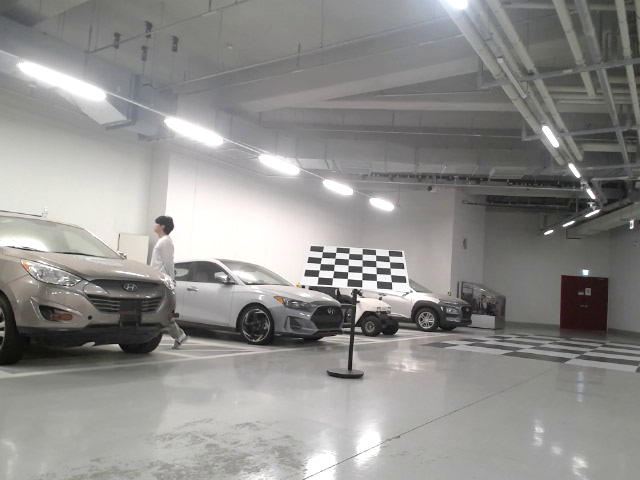
#> input picture example/Image/000000.png, 640 x 480 px; its folder holds 4 pictures in this run
$ python intrinsic_calibaration.py
#> lines starting #> are read from the running program, lines starting #| are printed output that depends on the picture
import cv2
import numpy as np
import glob
import os

import yaml

# custom YAML dumper to force inline lists for "data" fields
class InlineListDumper(yaml.SafeDumper):
    pass

def represent_inline_list(dumper, data):
    return dumper.represent_sequence('tag:yaml.org,2002:seq', data, flow_style=True)

# register this behavior for all Python lists
InlineListDumper.add_representer(list, represent_inline_list)

def save_ros_yaml(cameraMatrix, distCoeffs, image_size, save_path="configs/example.yaml"):
    fx = float(cameraMatrix[0, 0])
    fy = float(cameraMatrix[1, 1])
    cx = float(cameraMatrix[0, 2])
    cy = float(cameraMatrix[1, 2])

    ros_yaml = {
        "camera_name": "my_camera",
        "image_width": int(image_size[0]),
        "image_height": int(image_size[1]),
        "camera_matrix": {
            "rows": 3,
            "cols": 3,
            "data": [
                round(fx, 8), 0.0, round(cx, 8),
                0.0, round(fy, 8), round(cy, 8),
                0.0, 0.0, 1.0
            ]
        },
        "distortion_model": "plumb_bob",
        "distortion_coefficients": {
            "rows": 1,
            "cols": 5,
            "data": [round(float(x), 8) for x in distCoeffs.flatten()]
        },
        "rectification_matrix": {
            "rows": 3,
            "cols": 3,
            "data": [
                1.0, 0.0, 0.0,
                0.0, 1.0, 0.0,
                0.0, 0.0, 1.0
            ]
        },
        "projection_matrix": {
            "rows": 3,
            "cols": 4,
            "data": [
                round(fx, 8), 0.0, round(cx, 8), 0.0,
                0.0, round(fy, 8), round(cy, 8), 0.0,
                0.0, 0.0, 1.0, 0.0
            ]
        }
    }

    with open(save_path, 'w') as f:
        yaml.dump(ros_yaml, f, Dumper=InlineListDumper, default_flow_style=False, sort_keys=False)

    print(f"Saved to {save_path} in ROS camera_info format.")

def run(images,
        checkerboard):
#> called with checkerboard = (6, 5)
    if not images:
        print("No images found in", image_dir)
        exit(1)
    # Prepare 3D object points in the checkerboard's coordinate space
    objp = np.zeros((CHECKERBOARD[0] * CHECKERBOARD[1], 3), np.float32)
    objp[:, :2] = np.mgrid[0:CHECKERBOARD[0], 0:CHECKERBOARD[1]].T.reshape(-1, 2)
    objp *= SQUARE_SIZE
    # Arrays to store object points and image points from all images
    objpoints = []  # 3D points in real world space
    imgpoints = []  # 2D points in image plane
    for fname in images:
        img = cv2.imread(fname)
#> img is the input picture: shape (480, 640, 3); mean B, G, R 141, 142.6, 143.9
        gray = cv2.cvtColor(img, cv2.COLOR_BGR2GRAY)
        # Find the chess board corners
        ret, corners = cv2.findChessboardCorners(gray, checkerboard,
                                                cv2.CALIB_CB_ADAPTIVE_THRESH + cv2.CALIB_CB_NORMALIZE_IMAGE)
#> ret = False; corners = None
        if ret:
            objpoints.append(objp)
            corners2 = cv2.cornerSubPix(gray, corners, (11, 11), (-1, -1),
                                        criteria=(cv2.TERM_CRITERIA_EPS + cv2.TERM_CRITERIA_MAX_ITER, 30, 0.001))
            imgpoints.append(corners2)
            # Draw and display the corners
            cv2.drawChessboardCorners(img, checkerboard, corners2, ret)
            cv2.imshow('Corners', img)
            cv2.waitKey(10)
    cv2.destroyAllWindows()
    # === Perform calibration ===
    ret, cameraMatrix, distCoeffs, rvecs, tvecs = cv2.calibrateCamera(
        objpoints, imgpoints, gray.shape[::-1], None, None
    )
    # === Print results ===
    print("Camera matrix (K):")
    print(cameraMatrix)
    print("\nDistortion coefficients (D):")
    print(distCoeffs.ravel())
    print(f"\nHeight : {img.shape[0]}, Width : {img.shape[1]}")
#| Height : 480, Width : 640
    for i in range(5):
        img = cv2.imread(images[i])
        undistorted = cv2.undistort(img, cameraMatrix, distCoeffs, None)
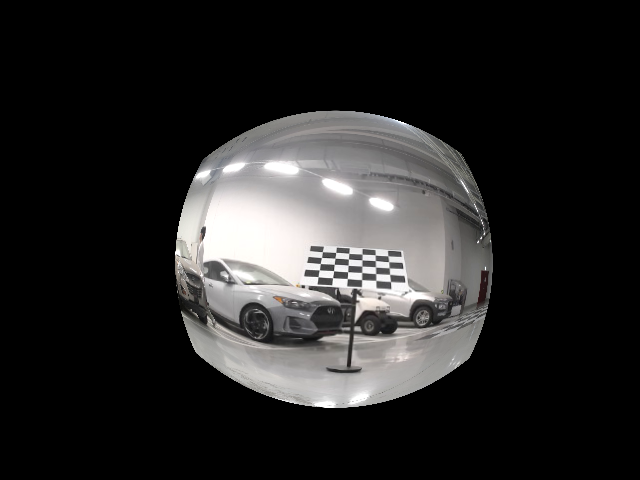
#> undistorted: shape (480, 640, 3); mean B, G, R 38.3, 38.5, 39.1
        concat = np.hstack((img, undistorted))
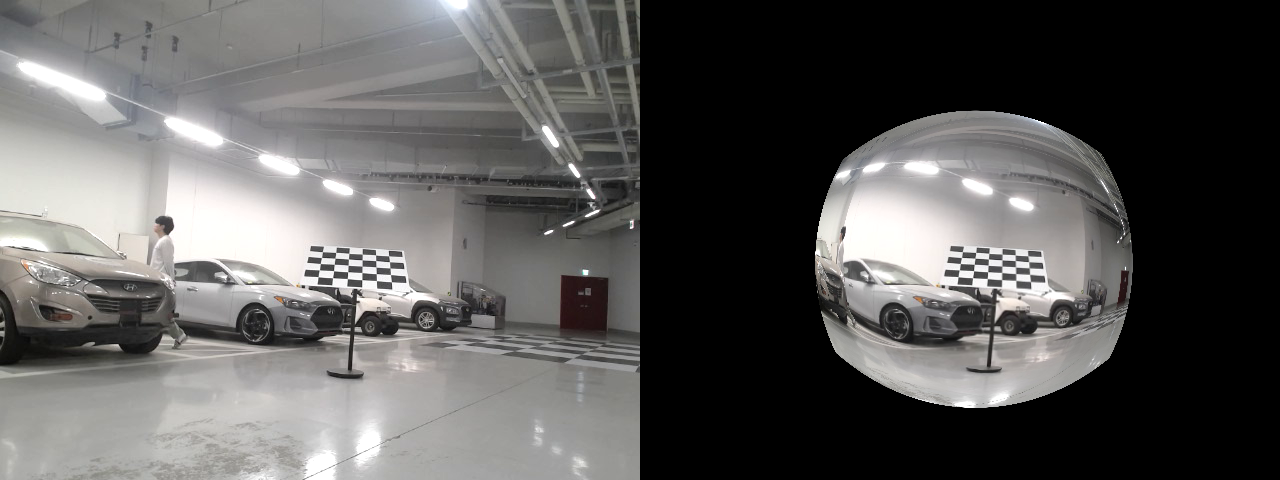
#> concat: shape (480, 1280, 3); mean B, G, R 89.6, 90.6, 91.5
        cv2.imshow(f"Distortion {i+1} (Original | Undistorted)", concat)
        print(f"Showing image {i+1}/5. Press any key to continue...")
        key = cv2.waitKey(0)  # waits indefinitely for a key press
#> (key Esc is pressed here)
        if key == 27:  # ESC key to exit early
            print("Stopped by user.")
            break

    save_ros_yaml(cameraMatrix=cameraMatrix, distCoeffs=distCoeffs, image_size=(img.shape[0], img.shape[1]))
    cv2.destroyAllWindows()

if __name__ == '__main__':
    # === Checkerboard settings ===
    CHECKERBOARD = (6, 5)  # number of internal corners per chessboard row and column
    SQUARE_SIZE = 0.15       # size of a square (e.g. in meters)
    # === Load all calibration images ===
    image_dir = "example/Image"  # Folder containing chessboard images
    all_images = glob.glob(os.path.join(image_dir, "*.png")) + glob.glob(os.path.join(image_dir, "*.jpg"))
    print(all_images)
    images = all_images
    run(images=images,
        checkerboard=CHECKERBOARD)
